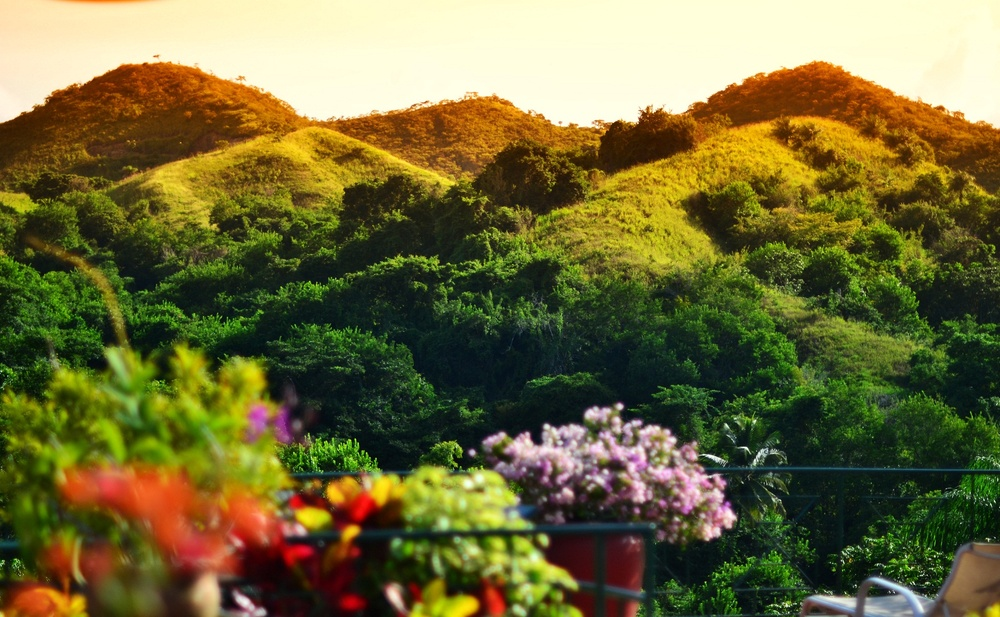
#> input picture images/tobago.jpg, 1000 x 617 px, shrunk from 1936 x 1194 before the run
$ jupyter execute 5+opencv+transformations.ipynb
#> lines starting #> are read from the running program, lines starting #| are printed output that depends on the picture; long printed decimals are rounded
# **Transformações - Translações e Rotações**

Tópicos:
1. Realizar translações de imagem
2. Rotações com getRotationMatrix2D
3. Rotações com Transpose
4. Inverter imagens

[cell 1]
import cv2
from matplotlib import pyplot as plt
import numpy as np

def imshow(image = None, size = 10):
    h, w = image.shape[0], image.shape[1]
    aspect_ratio = h/w
    plt.figure(figsize=(size * aspect_ratio,size))
    plt.imshow(cv2.cvtColor(image, cv2.COLOR_BGR2RGB))
    plt.show()

### **Translações**

Transformação que desloca a posição de uma imagem.

Usamos o cv2.warpAffine para implementar essas transformações.

```cv2.warpAffine(imagem, T, (largura, altura))```

[cell 2]
# Imagem de teste
image = cv2.imread('images/tobago.jpg')
#> image is the input picture: shape (617, 1000, 3); mean B, G, R 57.4, 105.2, 110.9
imshow(image)

# Armazena a altura e a largura da imagem.
height, width = image.shape[:2]
#> height = 617; width = 1000

# Vamos deslocá-la em um quarto da altura e da largura.
quarter_height, quarter_width = height/4, width/4
#> quarter_height = 154.2; quarter_width = 250

#       | 1 0 Tx |
#  T  = | 0 1 Ty |

T = np.float32([[1, 0, quarter_width], [0, 1,quarter_height]])
#> T = [[1, 0, 250], [0, 1, 154.2]]

img_translation = cv2.warpAffine(image, T, (int(width), int(height)))
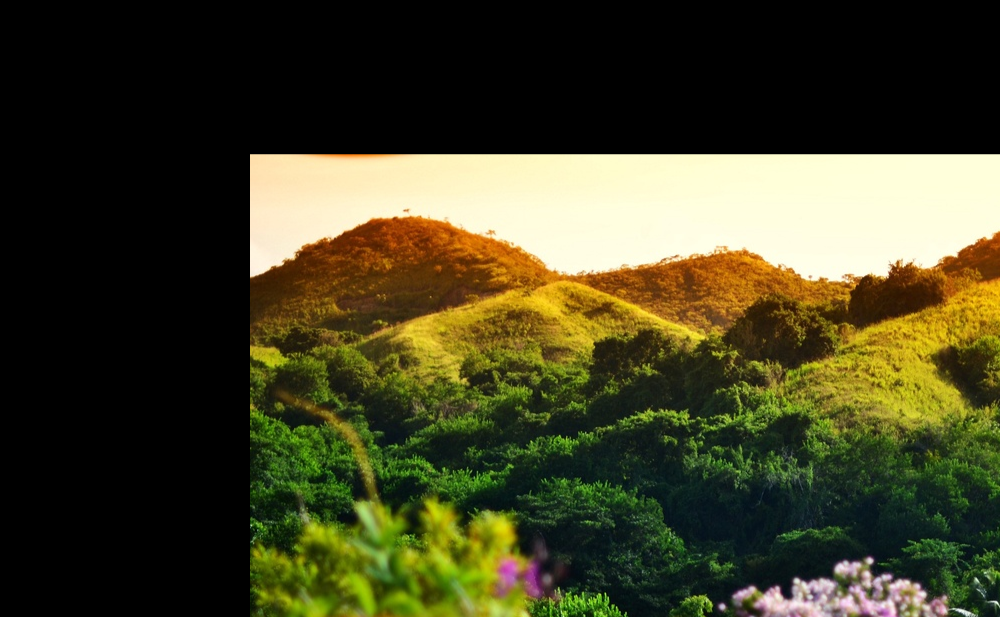
#> img_translation: shape (617, 1000, 3); mean B, G, R 37.1, 65.3, 66.9

imshow(img_translation)

### **Rotação**

```cv2.getRotationMatrix2D(rotation_center_x, rotation_center_y, angle of rotation, scale)```

[cell 3]
# Imagem de teste
image = cv2.imread('images/tobago.jpg')
height, width = image.shape[:2]

# Divida por dois para rotacionar a imagem em torno do seu centro.
rotation_matrix = cv2.getRotationMatrix2D((width/3, height/2), 45, 0.5)
print(rotation_matrix)
#| [[  0.3536   0.3536 106.411]
#|  [ -0.3536   0.3536 317.280 ]]

# Insira nossa imagem, a matriz de rotação e a largura e altura final desejadas.
rotated_image = cv2.warpAffine(image, rotation_matrix, (width, height))
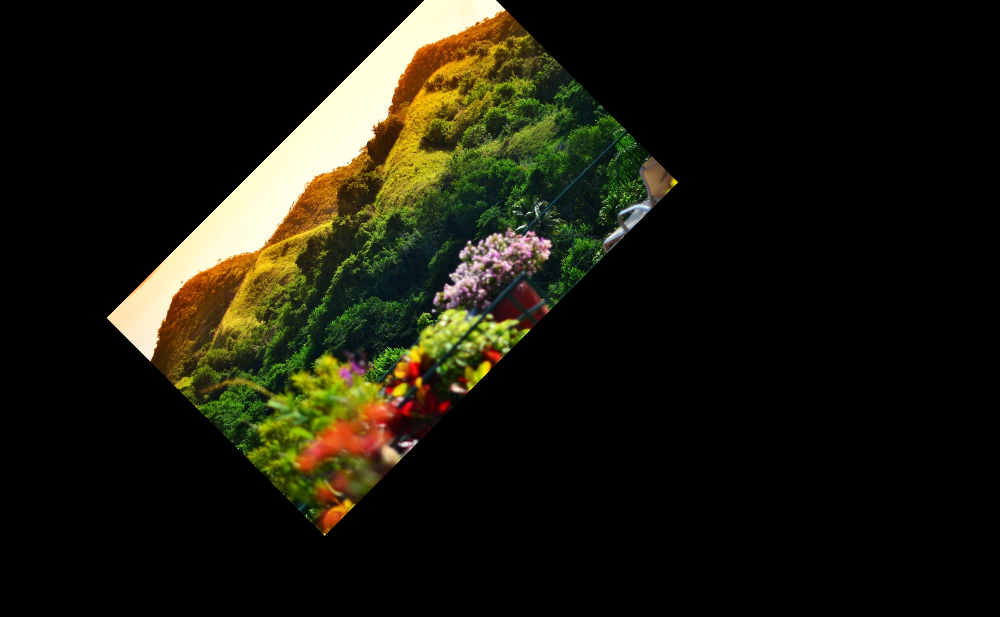
#> rotated_image: shape (617, 1000, 3); mean B, G, R 13.9, 25.7, 27.2

imshow(rotated_image)

[cell 4]
# Flip.
flipped = cv2.flip(image, 1)
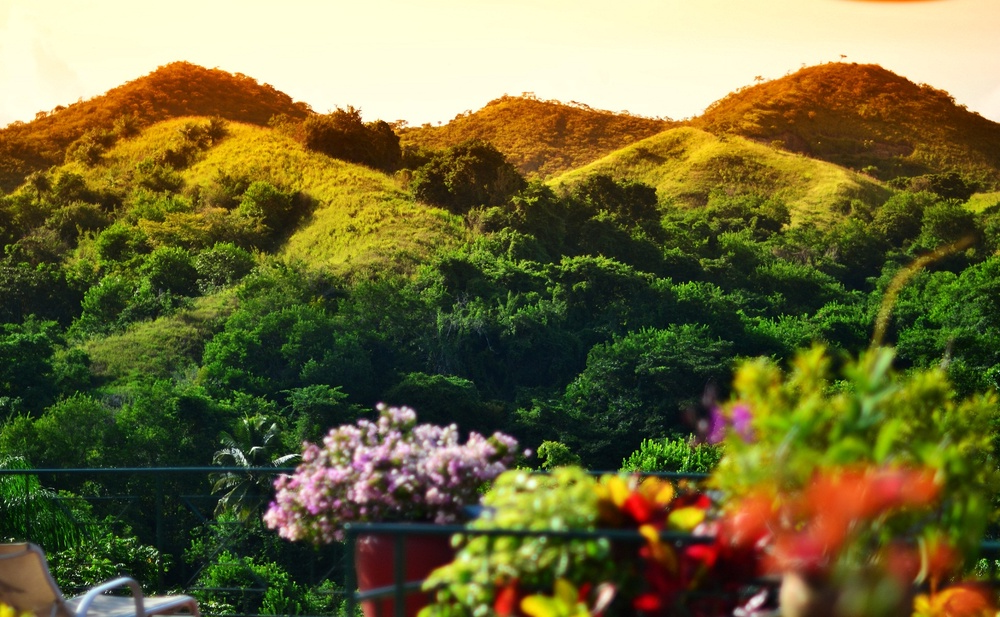
#> flipped: shape (617, 1000, 3); mean B, G, R 57.4, 105.2, 110.9
imshow(flipped)
